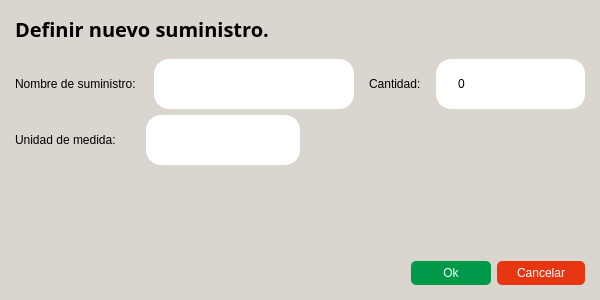
<?xml version="1.0" encoding="UTF-8"?>
<ui version="4.0">
 <class>SupplyFormDialog</class>
 <widget class="QDialog" name="SupplyFormDialog">
  <property name="geometry">
   <rect>
    <x>0</x>
    <y>0</y>
    <width>600</width>
    <height>300</height>
   </rect>
  </property>
  <property name="minimumSize">
   <size>
    <width>200</width>
    <height>300</height>
   </size>
  </property>
  <property name="maximumSize">
   <size>
    <width>600</width>
    <height>300</height>
   </size>
  </property>
  <property name="windowTitle">
   <string>Formulario de suministro</string>
  </property>
  <property name="styleSheet">
   <string notr="true">color: black;
background-color: rgb(218, 213, 207);</string>
  </property>
  <layout class="QVBoxLayout" name="verticalLayout" stretch="0,0,0,0,0,0">
   <property name="spacing">
    <number>6</number>
   </property>
   <property name="leftMargin">
    <number>15</number>
   </property>
   <property name="topMargin">
    <number>15</number>
   </property>
   <property name="rightMargin">
    <number>15</number>
   </property>
   <property name="bottomMargin">
    <number>15</number>
   </property>
   <item>
    <widget class="QLabel" name="label">
     <property name="font">
      <font>
       <family>Segoe UI Variable</family>
       <pointsize>15</pointsize>
       <bold>true</bold>
      </font>
     </property>
     <property name="styleSheet">
      <string notr="true">color: black;</string>
     </property>
     <property name="text">
      <string>Definir nuevo suministro.</string>
     </property>
    </widget>
   </item>
   <item>
    <spacer name="verticalSpacer_2">
     <property name="orientation">
      <enum>Qt::Orientation::Vertical</enum>
     </property>
     <property name="sizeType">
      <enum>QSizePolicy::Policy::Minimum</enum>
     </property>
     <property name="sizeHint" stdset="0">
      <size>
       <width>20</width>
       <height>10</height>
      </size>
     </property>
    </spacer>
   </item>
   <item>
    <layout class="QHBoxLayout" name="horizontalLayout_2">
     <property name="spacing">
      <number>15</number>
     </property>
     <property name="sizeConstraint">
      <enum>QLayout::SizeConstraint::SetMaximumSize</enum>
     </property>
     <item>
      <layout class="QHBoxLayout" name="horizontalLayout_3">
       <item>
        <widget class="QLabel" name="label_2">
         <property name="sizePolicy">
          <sizepolicy hsizetype="Preferred" vsizetype="Preferred">
           <horstretch>0</horstretch>
           <verstretch>0</verstretch>
          </sizepolicy>
         </property>
         <property name="text">
          <string>Nombre de suministro: </string>
         </property>
        </widget>
       </item>
       <item>
        <widget class="QLineEdit" name="name_lineEdit">
         <property name="minimumSize">
          <size>
           <width>200</width>
           <height>50</height>
          </size>
         </property>
         <property name="styleSheet">
          <string notr="true">QLineEdit {
  border-radius: 15px;

  color: black;
  background-color: white;
  padding-left: 20px;
  padding-right: 10px;
  padding-top: 10px;
  padding-bottom: 10px;
}
</string>
         </property>
        </widget>
       </item>
      </layout>
     </item>
     <item>
      <layout class="QHBoxLayout" name="horizontalLayout">
       <item>
        <widget class="QLabel" name="producCategory_label">
         <property name="sizePolicy">
          <sizepolicy hsizetype="Preferred" vsizetype="Preferred">
           <horstretch>0</horstretch>
           <verstretch>0</verstretch>
          </sizepolicy>
         </property>
         <property name="styleSheet">
          <string notr="true">color: black;</string>
         </property>
         <property name="text">
          <string>Cantidad:</string>
         </property>
        </widget>
       </item>
       <item>
        <widget class="QSpinBox" name="quantity_spinBox">
         <property name="sizePolicy">
          <sizepolicy hsizetype="Expanding" vsizetype="Preferred">
           <horstretch>0</horstretch>
           <verstretch>0</verstretch>
          </sizepolicy>
         </property>
         <property name="minimumSize">
          <size>
           <width>100</width>
           <height>50</height>
          </size>
         </property>
         <property name="maximumSize">
          <size>
           <width>150</width>
           <height>16777215</height>
          </size>
         </property>
         <property name="styleSheet">
          <string notr="true">QSpinBox {
  border-radius: 15px;

  color: black;
  background-color: white;
  padding-left: 20px;
  padding-right: 10px;
}

QSpinBox::up-button, QSpinBox::down-button {
  width: 0px; /* Hacer que los botones no sean visibles */
}
</string>
         </property>
         <property name="maximum">
          <number>100000</number>
         </property>
        </widget>
       </item>
      </layout>
     </item>
    </layout>
   </item>
   <item>
    <layout class="QHBoxLayout" name="horizontalLayout_6">
     <item>
      <layout class="QHBoxLayout" name="horizontalLayout_4">
       <item>
        <widget class="QLabel" name="label_3">
         <property name="sizePolicy">
          <sizepolicy hsizetype="Preferred" vsizetype="Preferred">
           <horstretch>0</horstretch>
           <verstretch>0</verstretch>
          </sizepolicy>
         </property>
         <property name="minimumSize">
          <size>
           <width>125</width>
           <height>0</height>
          </size>
         </property>
         <property name="text">
          <string>Unidad de medida:</string>
         </property>
        </widget>
       </item>
       <item>
        <widget class="QComboBox" name="measureUnit_comboBox">
         <property name="sizePolicy">
          <sizepolicy hsizetype="Expanding" vsizetype="Preferred">
           <horstretch>0</horstretch>
           <verstretch>0</verstretch>
          </sizepolicy>
         </property>
         <property name="minimumSize">
          <size>
           <width>100</width>
           <height>50</height>
          </size>
         </property>
         <property name="maximumSize">
          <size>
           <width>16777215</width>
           <height>16777215</height>
          </size>
         </property>
         <property name="styleSheet">
          <string notr="true">  QComboBox {
    border-radius: 15px;
    color: black;
	background-color: white;
    padding-left: 20px;
    padding-right: 10px;
  }

  /* Estilo para el área desplegable */
QComboBox QAbstractItemView {
    border: 2px solid  rgb(237, 233, 230);
    color: black;
    background-color: rgb(237, 233, 230);
    selection-background-color: rgb(63, 64, 70);
    selection-color: white;
 }

QComboBox::drop-down {
    width: 0px; /* Hacemos que la flecha no ocupe espacio */
    border: none;
    background-color: transparent;
}</string>
         </property>
        </widget>
       </item>
      </layout>
     </item>
     <item>
      <spacer name="horizontalSpacer_3">
       <property name="orientation">
        <enum>Qt::Orientation::Horizontal</enum>
       </property>
       <property name="sizeHint" stdset="0">
        <size>
         <width>40</width>
         <height>20</height>
        </size>
       </property>
      </spacer>
     </item>
    </layout>
   </item>
   <item>
    <spacer name="verticalSpacer">
     <property name="orientation">
      <enum>Qt::Orientation::Vertical</enum>
     </property>
     <property name="sizeHint" stdset="0">
      <size>
       <width>20</width>
       <height>40</height>
      </size>
     </property>
    </spacer>
   </item>
   <item>
    <layout class="QHBoxLayout" name="horizontalLayout_7">
     <item>
      <spacer name="horizontalSpacer_2">
       <property name="orientation">
        <enum>Qt::Orientation::Horizontal</enum>
       </property>
       <property name="sizeHint" stdset="0">
        <size>
         <width>40</width>
         <height>20</height>
        </size>
       </property>
      </spacer>
     </item>
     <item>
      <widget class="QPushButton" name="acceptSupply_button">
       <property name="sizePolicy">
        <sizepolicy hsizetype="Minimum" vsizetype="Fixed">
         <horstretch>0</horstretch>
         <verstretch>0</verstretch>
        </sizepolicy>
       </property>
       <property name="minimumSize">
        <size>
         <width>80</width>
         <height>0</height>
        </size>
       </property>
       <property name="styleSheet">
        <string notr="true">QPushButton {
	border-radius: 5px;
	padding-top: 5px;
	padding-bottom: 5px;
	padding-left: 20px;
	padding-right: 20px px;
	background-color: rgb(0, 153, 73);
	color: rgb(255, 255, 255);
}

QPushButton:hover {
  background-color: rgb(0, 181, 84);     /* Fondo al pasar el mouse */
  color: #f0f0f0;                /* Color del texto al pasar el mouse */
}

QPushButton:pressed {
  background-color: rgb(0, 125, 58);     /* Fondo al presionar */
  color: #d0d0d0;                /* Color del texto al presionar */
}

QPushButton:disabled {
  background-color: rgb(39, 39, 43);     /* Fondo deshabilitado */
  color: #7f8c8d;                /* Color del texto deshabilitado */
}

QPushButton:checked {
  background-color: #27ae60;     /* Fondo cuando está checkable y activado */
  color: #ecf0f1;        
}</string>
       </property>
       <property name="text">
        <string>Ok</string>
       </property>
      </widget>
     </item>
     <item>
      <widget class="QPushButton" name="cancelSupply_button">
       <property name="minimumSize">
        <size>
         <width>80</width>
         <height>0</height>
        </size>
       </property>
       <property name="styleSheet">
        <string notr="true">QPushButton {
	border-radius: 5px;
	padding-top: 5px;
	padding-bottom: 5px;
	padding-left: 20px;
	padding-right: 20px px;
	background-color: rgb(232, 54, 18);
	color: rgb(255, 255, 255);
}

QPushButton:hover {
  background-color: rgb(253, 59, 20);     /* Fondo al pasar el mouse */
  color: #f0f0f0;                /* Color del texto al pasar el mouse */
}

QPushButton:pressed {
  background-color: rgb(208, 48, 16);    /* Fondo al presionar */
  color: #d0d0d0;                /* Color del texto al presionar */
}

QPushButton:disabled {
  background-color: rgb(39, 39, 43);     /* Fondo deshabilitado */
  color: #7f8c8d;                /* Color del texto deshabilitado */
}

QPushButton:checked {
  background-color: #27ae60;     /* Fondo cuando está checkable y activado */
  color: #ecf0f1;        
}</string>
       </property>
       <property name="text">
        <string>Cancelar</string>
       </property>
      </widget>
     </item>
    </layout>
   </item>
  </layout>
 </widget>
 <resources/>
 <connections/>
</ui>
